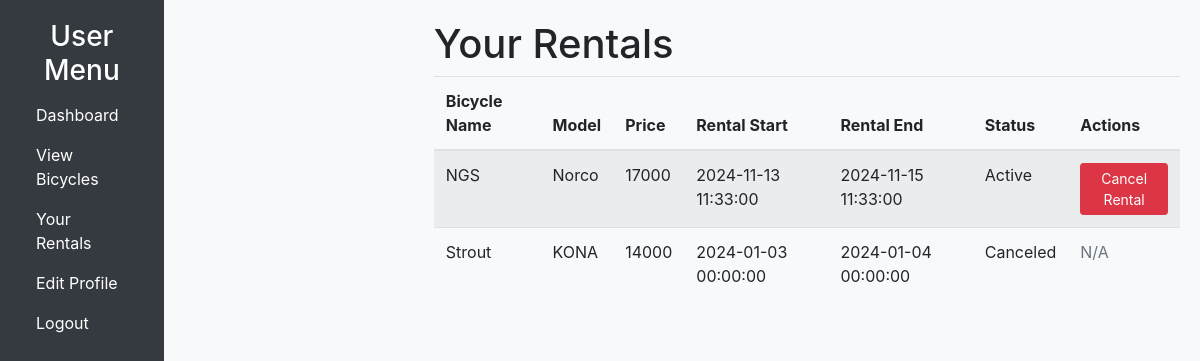
Page /your_rentals.php (signed in) on the committed database.
### tables this page shows
CREATE TABLE `rentals` (
  `rental_id` int(11) NOT NULL,
  `UID` int(11) DEFAULT NULL,
  `VID` int(11) DEFAULT NULL,
  `rental_start` datetime DEFAULT NULL,
  `rental_end` datetime DEFAULT NULL,
  `status` varchar(20) DEFAULT 'active'
);

CREATE TABLE `vehicles` (
  `VID` int(11) NOT NULL,
  `name` varchar(100) DEFAULT NULL,
  `model` varchar(50) DEFAULT NULL,
  `price` varchar(255) DEFAULT NULL,
  `available` tinyint(1) DEFAULT 1,
  `photo` varchar(255) DEFAULT NULL
);

### your_rentals.php (the view, shortened to what this page needs)
<?php
require 'database.php';
$user_id = $_SESSION['user_id'];
$stmt = $conn->prepare("
    SELECT r.rental_id, v.name, v.model, v.price, r.rental_start, r.rental_end, r.status AS rental_status
    FROM rentals r
    JOIN vehicles v ON r.VID = v.VID
    WHERE r.UID = ?
    ORDER BY r.rental_start DESC
");
$stmt->bind_param("i", $user_id);
$stmt->execute();
$result = $stmt->get_result();
?>
<!DOCTYPE html>
<html lang="en">
<head>
    <link rel="stylesheet" href="https://maxcdn.bootstrapcdn.com/bootstrap/4.5.2/css/bootstrap.min.css">
</head>
<body>
    <div class="d-flex">
        <div class="sidebar">
            <h3 class="text-white text-center">User Menu</h3>
            <nav class="nav flex-column">
                <a class="nav-link" href="user_dashboard.php">Dashboard</a>
                <a class="nav-link" href="view_bicycles.php">View Bicycles</a>
                <a class="nav-link" href="your_rentals.php">Your Rentals</a>
                <a class="nav-link" href="edit_profile.php">Edit Profile</a>
                <a class="nav-link" href="logout.php">Logout</a>
            </nav>
        </div>
        <div class="content">
            <h1>Your Rentals</h1>
            <div class="table-responsive">
                <table class="table table-striped">
                    <thead>
                        <tr>
                            <th>Bicycle Name</th>
                            <th>Model</th>
                            <th>Price</th>
                            <th>Rental Start</th>
                            <th>Rental End</th>
                            <th>Status</th>
                            <th>Actions</th>
                        </tr>
                    </thead>
                    <tbody>
                        <?php
                        if ($result->num_rows > 0) {
                            while ($rental = $result->fetch_assoc()) {
                                echo "<tr>
                                        <td>" . htmlspecialchars($rental['name']) . "</td>
                                        <td>" . htmlspecialchars($rental['model']) . "</td>
                                        <td>" . htmlspecialchars($rental['price']) . "</td>
                                        <td>" . htmlspecialchars($rental['rental_start']) . "</td>
                                        <td>" . htmlspecialchars($rental['rental_end']) . "</td>
                                        <td>" . ucfirst($rental['rental_status']) . "</td>
                                        <td>";
                                if ($rental['rental_status'] === 'active') {
                                    echo "<form method='POST'>
                                            <input type='hidden' name='cancel_rental_id' value='" . $rental['rental_id'] . "'>
                                            <button type='submit' class='btn btn-danger btn-sm'>Cancel Rental</button>
                                          </form>";
                                } else {
                                    echo "<span class='text-muted'>N/A</span>";
                                }
                                echo "</td>
                                      </tr>";
                            }
                        } else {
                            echo "<tr><td colspan='7'>You have no active rentals.</td></tr>";
                        }
                        ?>
                    </tbody>
                </table>
            </div>
        </div>
    </div>
</body>
</html>

### your_rentals.php (style rules this page uses)
body { background-color: #f8f9fa; }
.sidebar { height: 100vh; background-color: #343a40; padding: 20px; }
.sidebar a { color: #ffffff; }
.content { margin-left: 250px; padding: 20px; }

### rows in the picture
rentals: VID.name "NGS", VID.model "Norco", VID.price "17000", rental_start "2024-11-13 11:33:00", rental_end "2024-11-15 11:33:00", status "Active"
rentals: VID.name "Strout", VID.model "KONA", VID.price "14000", rental_start "2024-01-03 00:00:00", rental_end "2024-01-04 00:00:00", status "Canceled", shows "N/A"
